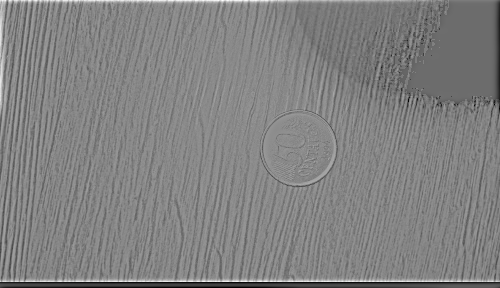
//> input picture Exercicios/filtrada1.png, 500 x 288 px, given in place of the camera
$ ./equalize   (built with g++ and OpenCV 4)
//> lines starting //> are read from the running program, lines starting //| are printed output that depends on the picture
//> further down, image is the input picture: 288 rows x 500 cols, CV_8UC3; min 0, max 255, mean 129
#include <iostream>
#include <opencv2/opencv.hpp>

using namespace cv;
using namespace std;


void mostraHist(Mat image, bool equalize){
//> called with equalize = false
    vector<Mat> planes; //armazenar as componentes
    int nbins = 64; //tamanho do vetor utilizado para armazenar os histogramas
    Mat histR, histG, histB; //guardar os histogramas
    float range[] = {0, 256};
    const float *histrange = { range };
    bool uniform = true;
    bool acummulate = false;

    int histw = nbins, histh = nbins/2;
    Mat histImgR(histh, histw, CV_8UC3, Scalar(0,0,0));
    Mat histImgG(histh, histw, CV_8UC3, Scalar(0,0,0));
    Mat histImgB(histh, histw, CV_8UC3, Scalar(0,0,0));

    split (image, planes); //separa os planos
    if(equalize) //equaliza
    {
        equalizeHist(planes[0], planes[0]);
        equalizeHist(planes[1], planes[1]);
        equalizeHist(planes[2], planes[2]);

        merge(planes, image);//junta os planos equalizados
    }
    //os histogramas são calculados
    calcHist(&planes[0], 1, 0, Mat(), histR, 1,
             &nbins, &histrange,
             uniform, acummulate);
//> histR = 64 values, max 20829 at index 34, min 1 at index 63, mean 2250
    calcHist(&planes[1], 1, 0, Mat(), histG, 1,
             &nbins, &histrange,
             uniform, acummulate);
//> histG has the same summary as histR
    calcHist(&planes[2], 1, 0, Mat(), histB, 1,
             &nbins, &histrange,
             uniform, acummulate);
//> histB has the same summary as histR
    //normalizaçao
    normalize(histR, histR, 0, histImgR.rows, NORM_MINMAX, -1, Mat());
//> histR = 64 values, max 32 at index 34, min 0 at index 63, mean 3.46
    normalize(histG, histG, 0, histImgG.rows, NORM_MINMAX, -1, Mat());
//> histG has the same summary as histR
    normalize(histB, histB, 0, histImgB.rows, NORM_MINMAX, -1, Mat());
//> histB has the same summary as histR

    histImgR.setTo(Scalar(0));
    histImgG.setTo(Scalar(0));
    histImgB.setTo(Scalar(0));

    for(int i=0; i<nbins; i++){//gera os desenhos os histogramas
        line(histImgR,
             Point(i, histh),
             Point(i, histh-cvRound(histR.at<float>(i))),
             Scalar(0, 0, 255), 1, 8, 0);
        line(histImgG,
             Point(i, histh),
             Point(i, histh-cvRound(histG.at<float>(i))),
             Scalar(0, 255, 0), 1, 8, 0);
        line(histImgB,
             Point(i, histh),
             Point(i, histh-cvRound(histB.at<float>(i))),
             Scalar(255, 0, 0), 1, 8, 0);
    }
    //imagens dos histogramas são copiadas para a imagem
    histImgR.copyTo(image(Rect(0, 0       ,nbins, histh)));
    histImgG.copyTo(image(Rect(0, histh   ,nbins, histh)));
    histImgB.copyTo(image(Rect(0, 2*histh ,nbins, histh)));
}

int main(int argc, char** argv){
    Mat image;
    int width, height;
    VideoCapture cap; //pegar as imagens

    cap.open(0);//abre a conexao

    if(!cap.isOpened()){
        cout << "cameras indisponiveis";
        return -1;
    }

    width  = cap.get(CV_CAP_PROP_FRAME_WIDTH);
    height = cap.get(CV_CAP_PROP_FRAME_HEIGHT);

    cout << "largura = " << width << endl;
    cout << "altura  = " << height << endl;

    while(1){
        cap >> image;//captura a imagem

        mostraHist(image, false);

        imshow("image", image);

        mostraHist(image, true);
//> call 2 of mostraHist, with equalize = true
//> in mostraHist (call 2), `split (image, planes);`:
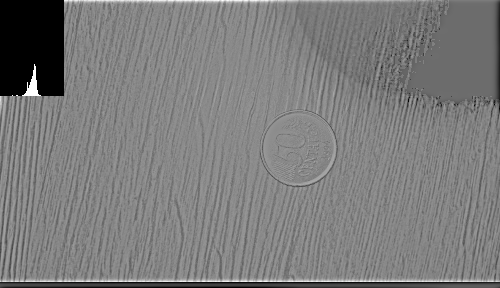
//> planes[0]: 288 rows x 500 cols, CV_8UC1; min 0, max 255, mean 123.7
//> in mostraHist (call 2), `split (image, planes);`:
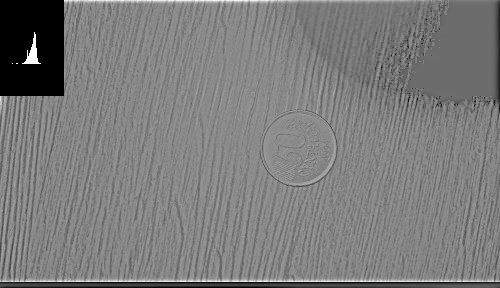
//> planes[1]: 288 rows x 500 cols, CV_8UC1; min 0, max 255, mean 123.7
//> in mostraHist (call 2), `split (image, planes);`:
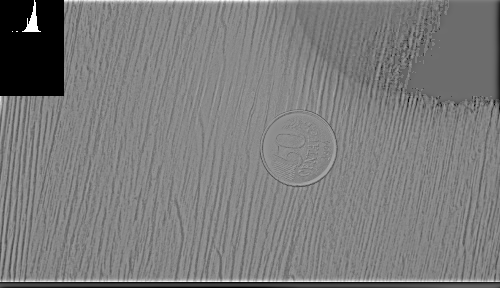
//> planes[2]: 288 rows x 500 cols, CV_8UC1; min 0, max 255, mean 123.7
//> in mostraHist (call 2), `equalizeHist(planes[0], planes[0]);`:
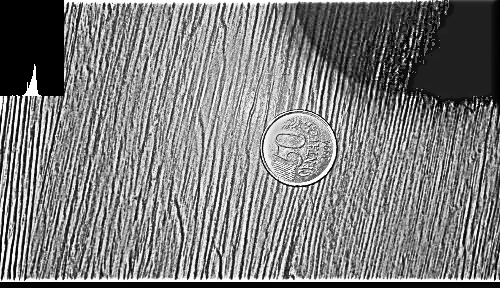
//> planes[0]: 288 rows x 500 cols, CV_8UC1; min 0, max 255, mean 125.1
//> in mostraHist (call 2), `calcHist(&planes[0], 1, 0, Mat(), histR, 1, &nbins, &histrange, unifor..`: histR = 64 values, max 7815 at index 0, min 0 at index 6, mean 2250
//> in mostraHist (call 2), `calcHist(&planes[1], 1, 0, Mat(), histG, 1, &nbins, &histrange, unifor..`: histG has the same summary as histR
//> in mostraHist (call 2), `calcHist(&planes[2], 1, 0, Mat(), histB, 1, &nbins, &histrange, unifor..`: histB has the same summary as histR
//> in mostraHist (call 2), `normalize(histR, histR, 0, histImgR.rows, NORM_MINMAX, -1, Mat());`: histR = 64 values, max 32 at index 0, min 0 at index 6, mean 9.21
//> in mostraHist (call 2), `normalize(histG, histG, 0, histImgG.rows, NORM_MINMAX, -1, Mat());`: histG has the same summary as histR
//> in mostraHist (call 2), `normalize(histB, histB, 0, histImgB.rows, NORM_MINMAX, -1, Mat());`: histB has the same summary as histR
//> after the loop in mostraHist (call 2), `for(int i=0; i<nbins; i++)`:
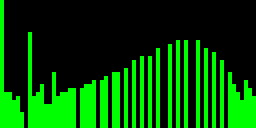
//> histImgG: 32 rows x 64 cols, CV_8UC3 (shown 4 times larger); mean B, G, R 0, 73.7, 0
//> after the loop in mostraHist (call 2), `for(int i=0; i<nbins; i++)`:
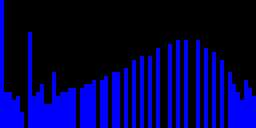
//> histImgB: 32 rows x 64 cols, CV_8UC3 (shown 4 times larger); mean B, G, R 73.7, 0, 0
//> in mostraHist (call 2), `histImgB.copyTo(image(Rect(0, 2*histh ,nbins, histh)));`:
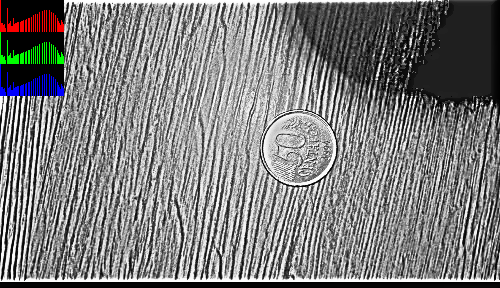
//> image: 288 rows x 500 cols, CV_8UC3; mean B, G, R 125.8, 125.8, 125.8

        imshow("imageEqualized", image);

        if(waitKey(30) >= 0) break;
//> the Esc key is pressed
    }
    return 0;
}
